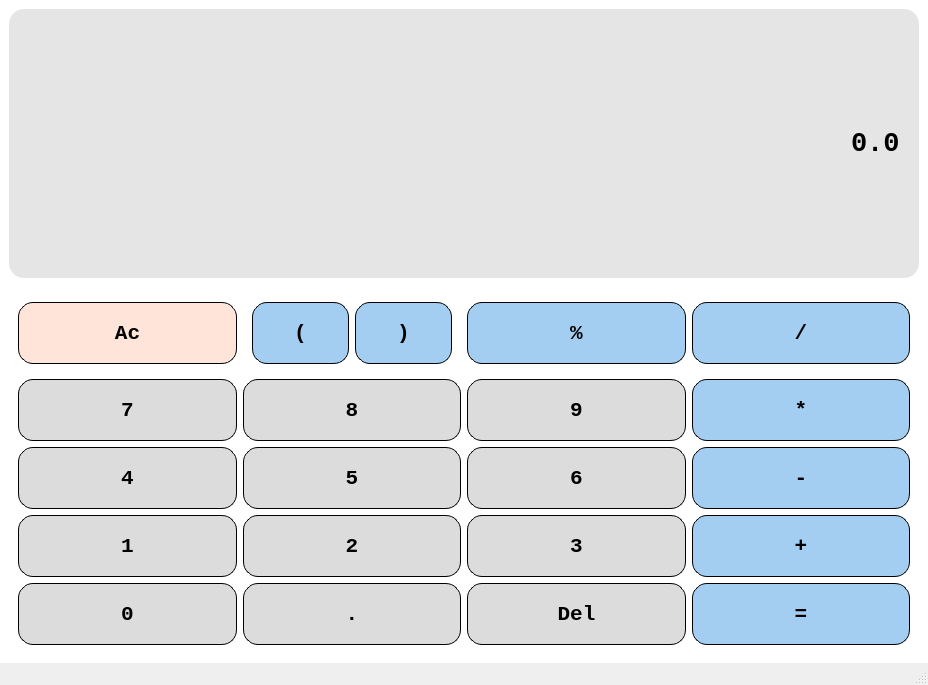
<?xml version="1.0" encoding="UTF-8"?>
<ui version="4.0">
 <class>MainWindow</class>
 <widget class="QMainWindow" name="MainWindow">
  <property name="geometry">
   <rect>
    <x>0</x>
    <y>0</y>
    <width>928</width>
    <height>685</height>
   </rect>
  </property>
  <property name="windowTitle">
   <string>MainWindow</string>
  </property>
  <widget class="QWidget" name="centralwidget">
   <property name="styleSheet">
    <string notr="true">background-color:white;
font: Consolas;</string>
   </property>
   <layout class="QVBoxLayout" name="verticalLayout">
    <item>
     <widget class="QLineEdit" name="Display">
      <property name="sizePolicy">
       <sizepolicy hsizetype="Preferred" vsizetype="Expanding">
        <horstretch>0</horstretch>
        <verstretch>0</verstretch>
       </sizepolicy>
      </property>
      <property name="font">
       <font>
        <family>Consolas</family>
        <pointsize>20</pointsize>
        <italic>false</italic>
        <bold>true</bold>
       </font>
      </property>
      <property name="styleSheet">
       <string notr="true">QLineEdit
{
border-radius:15px;
background-color:#e5e5e5;
padding : 0px 15px;
font : 20pt Consolas;
font-weight:bold;
color:black;
}</string>
      </property>
      <property name="text">
       <string>0.0</string>
      </property>
      <property name="alignment">
       <set>Qt::AlignRight|Qt::AlignTrailing|Qt::AlignVCenter</set>
      </property>
      <property name="readOnly">
       <bool>true</bool>
      </property>
     </widget>
    </item>
    <item>
     <widget class="QWidget" name="buttonContainer" native="true">
      <property name="sizePolicy">
       <sizepolicy hsizetype="Preferred" vsizetype="Expanding">
        <horstretch>0</horstretch>
        <verstretch>0</verstretch>
       </sizepolicy>
      </property>
      <property name="styleSheet">
       <string notr="true">QWidget#buttonContainer
{
border-radius:15px;
}

QPushButton
{
height:60px;
width:50px;
background-color:#dcdcdd;
border-radius:15px;
border : 1px solid black;

font : bold 16pt Consolas;
color:black;
}

QPushButton:hover
{
background-color:#c5c3c6;

}

QPushButton:pressed
{
background-color:#8c8d8f;
}</string>
      </property>
      <layout class="QGridLayout" name="gridLayout">
       <item row="2" column="3">
        <widget class="QPushButton" name="Substraction">
         <property name="font">
          <font>
           <family>Consolas</family>
           <pointsize>16</pointsize>
           <italic>false</italic>
           <bold>true</bold>
          </font>
         </property>
         <property name="styleSheet">
          <string notr="true">QPushButton
{
background-color:#a3cef1;
}

QPushButton:hover
{
background-color:#6096ba;
}

QPushButton:pressed
{
background-color:#274c77;
}</string>
         </property>
         <property name="text">
          <string>-</string>
         </property>
        </widget>
       </item>
       <item row="2" column="1">
        <widget class="QPushButton" name="Button5">
         <property name="font">
          <font>
           <family>Consolas</family>
           <pointsize>16</pointsize>
           <italic>false</italic>
           <bold>true</bold>
          </font>
         </property>
         <property name="text">
          <string>5</string>
         </property>
        </widget>
       </item>
       <item row="4" column="2">
        <widget class="QPushButton" name="Del">
         <property name="font">
          <font>
           <family>Consolas</family>
           <pointsize>16</pointsize>
           <italic>false</italic>
           <bold>true</bold>
          </font>
         </property>
         <property name="text">
          <string>Del</string>
         </property>
        </widget>
       </item>
       <item row="2" column="0">
        <widget class="QPushButton" name="Button4">
         <property name="font">
          <font>
           <family>Consolas</family>
           <pointsize>16</pointsize>
           <italic>false</italic>
           <bold>true</bold>
          </font>
         </property>
         <property name="text">
          <string>4</string>
         </property>
        </widget>
       </item>
       <item row="4" column="1">
        <widget class="QPushButton" name="Decimal">
         <property name="font">
          <font>
           <family>Consolas</family>
           <pointsize>16</pointsize>
           <italic>false</italic>
           <bold>true</bold>
          </font>
         </property>
         <property name="text">
          <string>.</string>
         </property>
        </widget>
       </item>
       <item row="3" column="3">
        <widget class="QPushButton" name="Addition">
         <property name="font">
          <font>
           <family>Consolas</family>
           <pointsize>16</pointsize>
           <italic>false</italic>
           <bold>true</bold>
          </font>
         </property>
         <property name="styleSheet">
          <string notr="true">QPushButton
{
background-color:#a3cef1;
}

QPushButton:hover
{
background-color:#6096ba;
}

QPushButton:pressed
{
background-color:#274c77;
}</string>
         </property>
         <property name="text">
          <string>+</string>
         </property>
        </widget>
       </item>
       <item row="0" column="2">
        <widget class="QPushButton" name="Modulo">
         <property name="font">
          <font>
           <family>Consolas</family>
           <pointsize>16</pointsize>
           <italic>false</italic>
           <bold>true</bold>
          </font>
         </property>
         <property name="styleSheet">
          <string notr="true">QPushButton
{
background-color:#a3cef1;
}

QPushButton:hover
{
background-color:#6096ba;
}

QPushButton:pressed
{
background-color:#274c77;
}</string>
         </property>
         <property name="text">
          <string>%</string>
         </property>
        </widget>
       </item>
       <item row="4" column="0">
        <widget class="QPushButton" name="Button0">
         <property name="font">
          <font>
           <family>Consolas</family>
           <pointsize>16</pointsize>
           <italic>false</italic>
           <bold>true</bold>
          </font>
         </property>
         <property name="text">
          <string>0</string>
         </property>
        </widget>
       </item>
       <item row="3" column="2">
        <widget class="QPushButton" name="Button3">
         <property name="font">
          <font>
           <family>Consolas</family>
           <pointsize>16</pointsize>
           <italic>false</italic>
           <bold>true</bold>
          </font>
         </property>
         <property name="text">
          <string>3</string>
         </property>
        </widget>
       </item>
       <item row="1" column="0">
        <widget class="QPushButton" name="Button7">
         <property name="font">
          <font>
           <family>Consolas</family>
           <pointsize>16</pointsize>
           <italic>false</italic>
           <bold>true</bold>
          </font>
         </property>
         <property name="text">
          <string>7</string>
         </property>
        </widget>
       </item>
       <item row="1" column="1">
        <widget class="QPushButton" name="Button8">
         <property name="font">
          <font>
           <family>Consolas</family>
           <pointsize>16</pointsize>
           <italic>false</italic>
           <bold>true</bold>
          </font>
         </property>
         <property name="text">
          <string>8</string>
         </property>
        </widget>
       </item>
       <item row="3" column="1">
        <widget class="QPushButton" name="Button2">
         <property name="font">
          <font>
           <family>Consolas</family>
           <pointsize>16</pointsize>
           <italic>false</italic>
           <bold>true</bold>
          </font>
         </property>
         <property name="text">
          <string>2</string>
         </property>
        </widget>
       </item>
       <item row="3" column="0">
        <widget class="QPushButton" name="Button1">
         <property name="font">
          <font>
           <family>Consolas</family>
           <pointsize>16</pointsize>
           <italic>false</italic>
           <bold>true</bold>
          </font>
         </property>
         <property name="text">
          <string>1</string>
         </property>
        </widget>
       </item>
       <item row="4" column="3">
        <widget class="QPushButton" name="Equal">
         <property name="font">
          <font>
           <family>Consolas</family>
           <pointsize>16</pointsize>
           <italic>false</italic>
           <bold>true</bold>
          </font>
         </property>
         <property name="styleSheet">
          <string notr="true">QPushButton
{
background-color:#a3cef1;
}

QPushButton:hover
{
background-color:#6096ba;
}

QPushButton:pressed
{
background-color:#274c77;
}</string>
         </property>
         <property name="text">
          <string>=</string>
         </property>
        </widget>
       </item>
       <item row="0" column="3">
        <widget class="QPushButton" name="Division">
         <property name="font">
          <font>
           <family>Consolas</family>
           <pointsize>16</pointsize>
           <italic>false</italic>
           <bold>true</bold>
          </font>
         </property>
         <property name="styleSheet">
          <string notr="true">QPushButton
{
background-color:#a3cef1;
}

QPushButton:hover
{
background-color:#6096ba;
}

QPushButton:pressed
{
background-color:#274c77;
}</string>
         </property>
         <property name="text">
          <string>/</string>
         </property>
        </widget>
       </item>
       <item row="2" column="2">
        <widget class="QPushButton" name="Button6">
         <property name="font">
          <font>
           <family>Consolas</family>
           <pointsize>16</pointsize>
           <italic>false</italic>
           <bold>true</bold>
          </font>
         </property>
         <property name="text">
          <string>6</string>
         </property>
        </widget>
       </item>
       <item row="1" column="2">
        <widget class="QPushButton" name="Button9">
         <property name="font">
          <font>
           <family>Consolas</family>
           <pointsize>16</pointsize>
           <italic>false</italic>
           <bold>true</bold>
          </font>
         </property>
         <property name="text">
          <string>9</string>
         </property>
        </widget>
       </item>
       <item row="1" column="3">
        <widget class="QPushButton" name="Multiplication">
         <property name="font">
          <font>
           <family>Consolas</family>
           <pointsize>16</pointsize>
           <italic>false</italic>
           <bold>true</bold>
          </font>
         </property>
         <property name="styleSheet">
          <string notr="true">QPushButton
{
background-color:#a3cef1;
}

QPushButton:hover
{
background-color:#6096ba;
}

QPushButton:pressed
{
background-color:#274c77;
}</string>
         </property>
         <property name="text">
          <string>*</string>
         </property>
        </widget>
       </item>
       <item row="0" column="0">
        <widget class="QPushButton" name="Ac">
         <property name="font">
          <font>
           <family>Consolas</family>
           <pointsize>16</pointsize>
           <italic>false</italic>
           <bold>true</bold>
          </font>
         </property>
         <property name="styleSheet">
          <string notr="true">QPushButton
{
background-color:#ffe5d9;
}
QPushButton:hover
{
background-color:#ffd7ba;
}
QPushButton:pressed
{
background-color:#fec89a;
}</string>
         </property>
         <property name="text">
          <string>Ac</string>
         </property>
        </widget>
       </item>
       <item row="0" column="1">
        <widget class="QWidget" name="widget" native="true">
         <property name="styleSheet">
          <string notr="true">QPushButton
{
background-color:#a3cef1;
}

QPushButton:hover
{
background-color:#6096ba;
}

QPushButton:pressed
{
background-color:#274c77;
}</string>
         </property>
         <layout class="QHBoxLayout" name="horizontalLayout">
          <item>
           <widget class="QPushButton" name="ParanthesesLeft">
            <property name="text">
             <string>(</string>
            </property>
           </widget>
          </item>
          <item>
           <widget class="QPushButton" name="ParanthesesRight">
            <property name="text">
             <string>)</string>
            </property>
           </widget>
          </item>
         </layout>
        </widget>
       </item>
      </layout>
     </widget>
    </item>
   </layout>
  </widget>
  <widget class="QMenuBar" name="menubar">
   <property name="geometry">
    <rect>
     <x>0</x>
     <y>0</y>
     <width>928</width>
     <height>21</height>
    </rect>
   </property>
  </widget>
  <widget class="QStatusBar" name="statusbar"/>
 </widget>
 <resources/>
 <connections/>
</ui>
